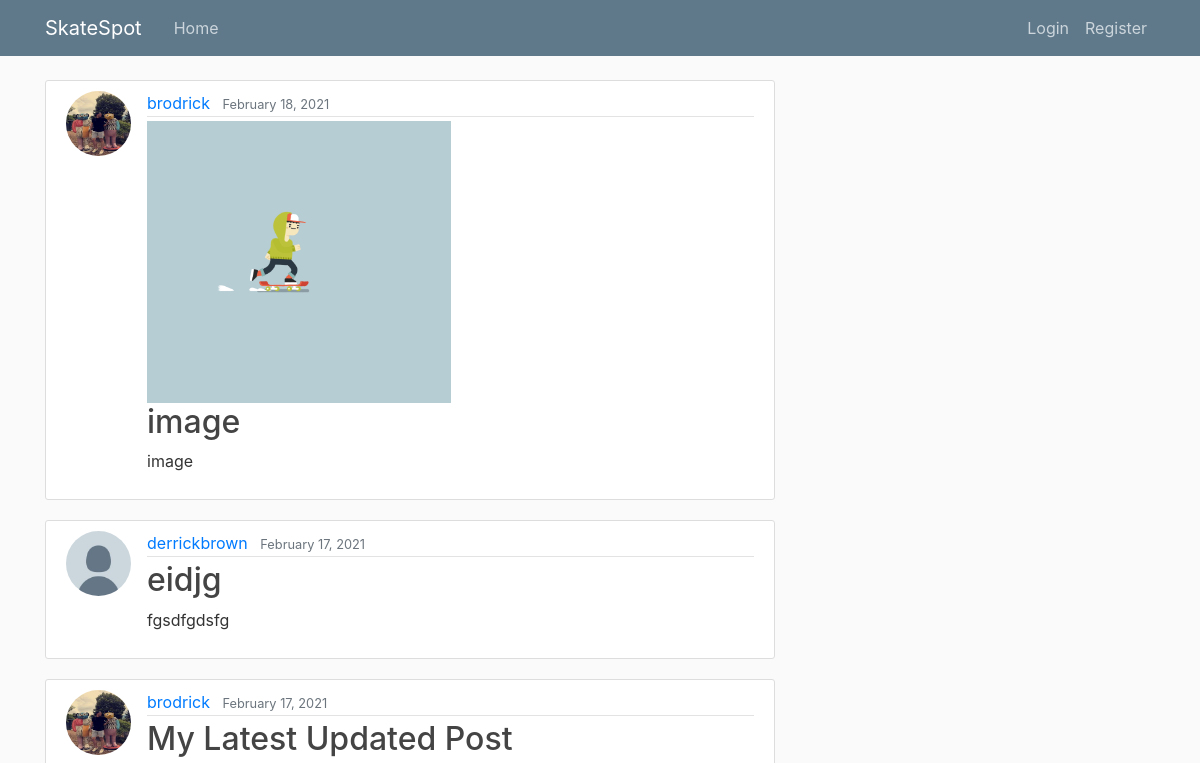
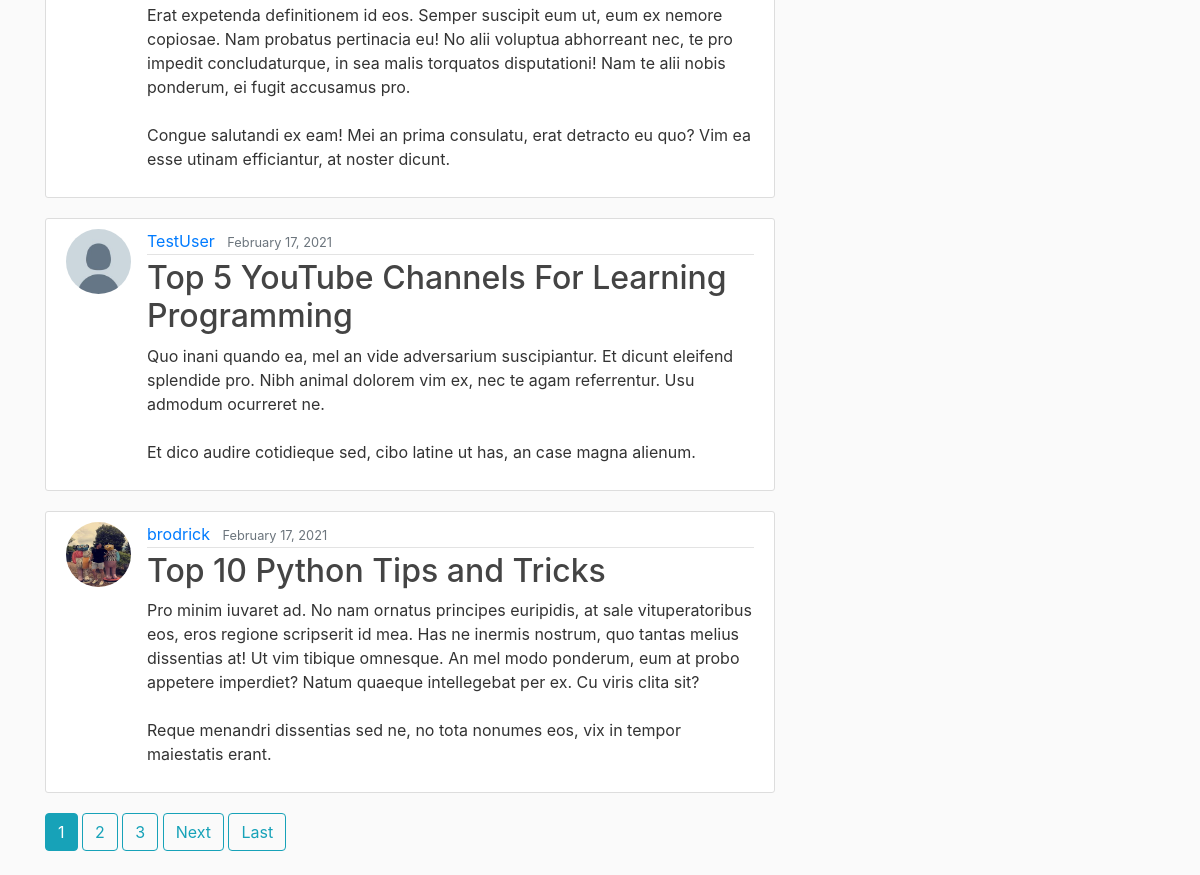
Before: / with the older database file (2 pictures, top to bottom).
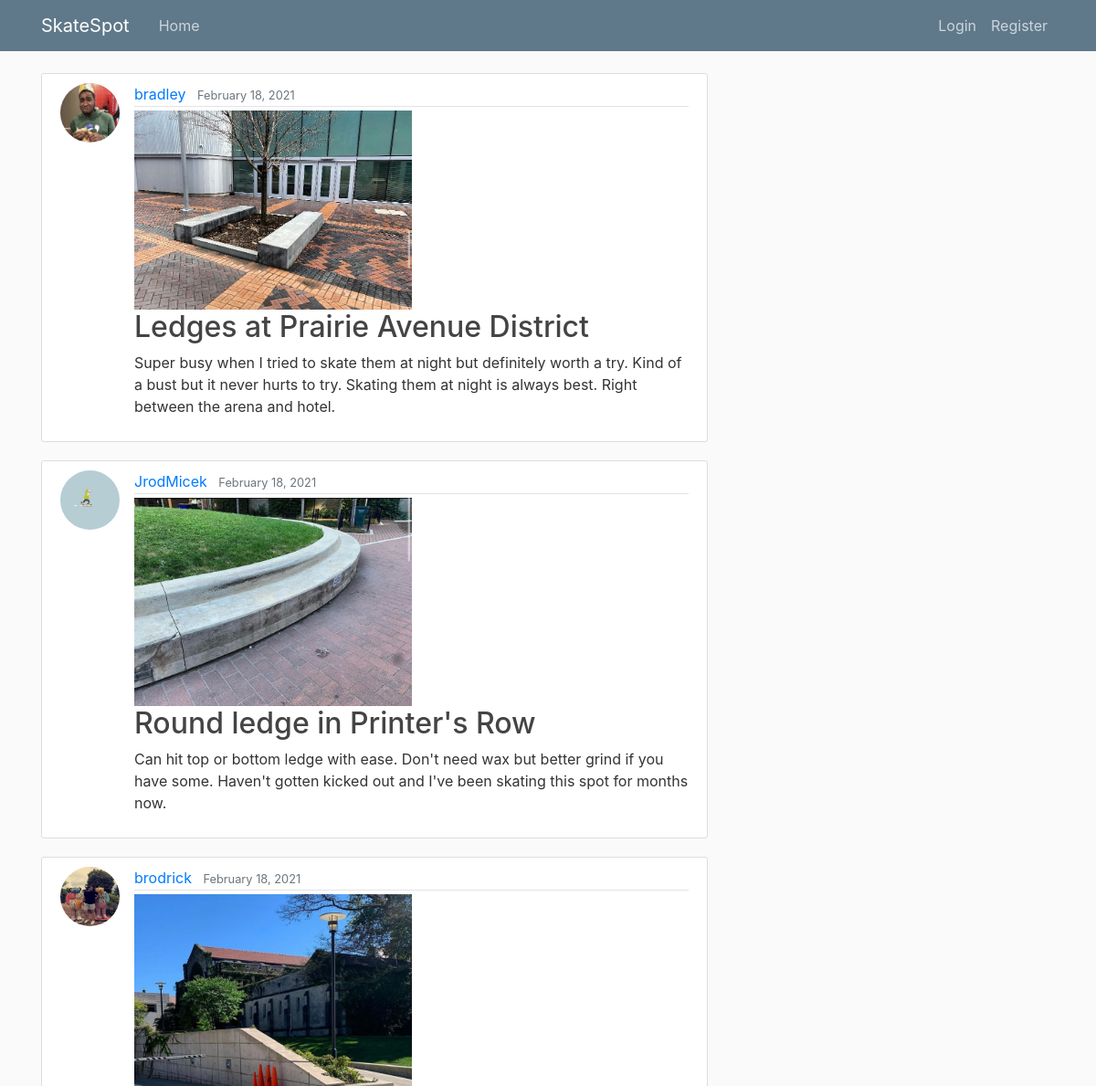
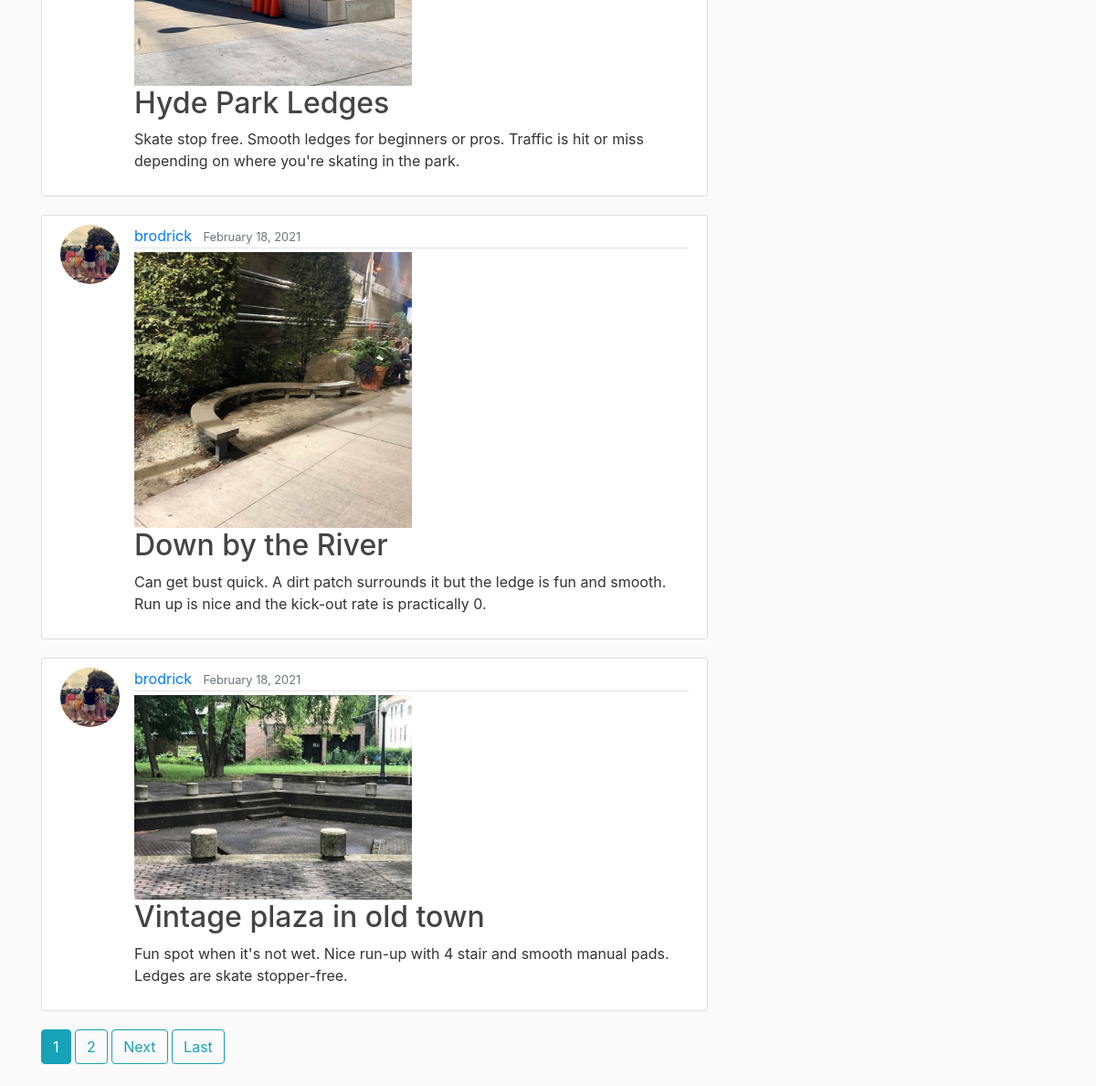
After: the same page with the newer database file (2 pictures, top to bottom).
### blog/models.py (models this page shows, shortened)
class Post(models.Model):
    title = models.CharField(max_length=100)
    content = models.TextField()
    address = models.CharField(max_length=100, default='address')
    date_posted = models.DateTimeField(default=timezone.now)
    author = models.ForeignKey(User, on_delete=models.CASCADE)
    image = models.ImageField(default='default.jpg', upload_to='blog_images')

### users/models.py (models this page shows, shortened)
class Profile(models.Model):
    user = models.OneToOneField(User, on_delete=models.CASCADE)
    image = models.ImageField(default='default.jpg', upload_to='profile_pics')

### blog/views.py (the view)
# urls.py: path('', PostListView.as_view(), name='blog-home'),
class PostListView(ListView):
    model = Post
    template_name = "blog/home.html"
    context_object_name = 'posts'
    ordering = ['-date_posted']
    paginate_by = 5

### blog/templates/blog/home.html (shortened to what this page needs)
{% extends 'blog/base.html' %} {% block content %} {% for post in posts %}
<article class="media content-section">
  <img
    class="rounded-circle article-img"
    src="{{post.author.profile.image.url}}"
    alt="profile image"
  />
  <div class="media-body">
    <div class="article-metadata">
      <a class="mr-2" href="{% url 'user-posts' post.author.username %}">{{ post.author }}</a>
      <small class="text-muted">{{ post.date_posted|date:"F d, Y" }}</small>
    </div>
    {% if post.image.url != "/media/default.jpg" %}
    <a class="article-title" href="{% url 'post-detail' post.id %}">
      <img
        style="width: 50%; height: 50%"
        class="img-responsive"
        src="{{ post.image.url }}"
      />
    </a>
    {% endif %}
    <h2>
      <a class="article-title" href="{% url 'post-detail' post.id %}"
        >{{ post.title }}</a
      >
    </h2>
    <p class="article-content">{{ post.content }}</p>
  </div>
</article>
{% endfor %}
{% if is_paginated %}
    {% for num in page_obj.paginator.page_range %}
      {% if page_obj.number == num %}
        <a class="btn btn-info mb-4" href="?page={{num}}">{{num}}</a>
      {% elif num > page_obj.number|add:'-3' and num < page_obj.number|add:'3'%}
        <a class="btn btn-outline-info mb-4" href="?page={{num}}">{{num}}</a>
      {% endif %}
    {% endfor %}
    {%if page_obj.has_next%}
    <a class="btn btn-outline-info mb-4" href="?page={{page_obj.next_page_number}}">Next</a>
    <a class="btn btn-outline-info mb-4" href="?page={{page_obj.paginator.num_pages}}">Last</a>
    {%endif%}
{%endif %}
{% endblock content %}

### blog/templates/blog/base.html (shortened to what this page needs)
{% load static %}
<!DOCTYPE html>
<html>
  <head>
    <link
      rel="stylesheet"
      href="https://maxcdn.bootstrapcdn.com/bootstrap/4.0.0/css/bootstrap.min.css"
    />
    <link
      rel="stylesheet"
      type="text/css"
      href="{% static 'blog/main.css' %}"
    />
  </head>
  <body>
    <header class="site-header">
      <nav class="navbar navbar-expand-md navbar-dark bg-steel fixed-top">
        <div class="container">
          <a class="navbar-brand mr-4" href="{% url 'blog-home' %}">SkateSpot
            </a>
          <div class="collapse navbar-collapse" id="navbarToggle">
            <div class="navbar-nav mr-auto">
              <a class="nav-item nav-link" href="{% url 'blog-home' %}">Home</a>
            </div>
            <div class="navbar-nav">
              {% if user.is_authenticated %}
              <a class="nav-item nav-link" href="{% url 'post-create' %}"
                >New Post</a
              >
              <a class="nav-item nav-link" href="{% url 'logout' %}">Logout</a>
              <a class="nav-item nav-link" href="{% url 'profile' %}">
                Profile
              </a>
              {% else %}
              <a class="nav-item nav-link" href="{% url 'login' %}">Login</a>
              <a class="nav-item nav-link" href="{% url 'register' %}"
                >Register</a
              >
              {% endif %}
            </div>
          </div>
        </div>
      </nav>
    </header>
    <main role="main" class="container">
      <div class="row">
        <div class="col-md-8">
           {% block content %}{% endblock %}
        </div>
      </div>
    </main>
  </body>
</html>

### blog/static/blog/main.css (style rules this page uses)
body { background: #fafafa; color: #333333; margin-top: 5rem; }
h1, h2, h3, h4, h5, h6 { color: #444444; }
.bg-steel { background-color: #5f788a; }
.site-header .navbar-nav .nav-link { color: #cbd5db; }
.content-section { background: #ffffff; padding: 10px 20px; border: 1px solid #dddddd; border-radius: 3px; margin-bottom: 20px; }
.article-title { color: #444444; }
.article-content { white-space: pre-line; }
.article-img { height: 65px; width: 65px; margin-right: 16px; }
.article-metadata { padding-bottom: 1px; margin-bottom: 4px; border-bottom: 1px solid #e3e3e3; }

Changed rows visible on the page:
removed Post: author.profile.image (picture), author "brodrick", date_posted "February 18, 2021", image (picture), title "image", content "image"
removed Post: author.profile.image (placeholder picture), author "derrickbrown", date_posted "February 17, 2021", title "eidjg", content "fgsdfgdsfg"
removed Post: author.profile.image (picture), author "brodrick", date_posted "February 17, 2021", title "My Latest Updated Post", content "Erat expetenda definitionem id eos. Semper suscipit eum ut, eum ex nemore copiosae. Nam probatus pertinacia eu! No alii voluptua abhorreant nec, te pro impedit concludaturque, in sea malis torquatos disputationi! Nam te alii nobis ponderum, ei fugit accusamus pro. Congue salutandi ex eam! Mei an prima consulatu, erat detracto eu quo? Vim ea esse utinam efficiantur, at noster dicunt."
removed Post: author.profile.image (placeholder picture), author "TestUser", date_posted "February 17, 2021", title "Top 5 YouTube Channels For Learning Programming", content "Quo inani quando ea, mel an vide adversarium suscipiantur. Et dicunt eleifend splendide pro. Nibh animal dolorem vim ex, nec te agam referrentur. Usu admodum ocurreret ne. Et dico audire cotidieque sed, cibo latine ut has, an case magna alienum."
removed Post: author.profile.image (picture), author "brodrick", date_posted "February 17, 2021", title "Top 10 Python Tips and Tricks", content "Pro minim iuvaret ad. No nam ornatus principes euripidis, at sale vituperatoribus eos, eros regione scripserit id mea. Has ne inermis nostrum, quo tantas melius dissentias at! Ut vim tibique omnesque. An mel modo ponderum, eum at probo appetere imperdiet? Natum quaeque intellegebat per ex. Cu viris clita sit? Reque menandri dissentias sed ne, no tota nonumes eos, vix in tempor maiestatis erant."
added Post: author.profile.image (picture), author "bradley", date_posted "February 18, 2021", image (picture), title "Ledges at Prairie Avenue District", content "Super busy when I tried to skate them at night but definitely worth a try. Kind of a bust but it never hurts to try. Skating them at night is always best. Right between the arena and hotel."
added Post: author.profile.image (picture), author "JrodMicek", date_posted "February 18, 2021", image (picture), title "Round ledge in Printer's Row", content "Can hit top or bottom ledge with ease. Don't need wax but better grind if you have some. Haven't gotten kicked out and I've been skating this spot for months now."
added Post: author.profile.image (picture), author "brodrick", date_posted "February 18, 2021", image (picture), title "Hyde Park Ledges", content "Skate stop free. Smooth ledges for beginners or pros. Traffic is hit or miss depending on where you're skating in the park."
added Post: author.profile.image (picture), author "brodrick", date_posted "February 18, 2021", image (picture), title "Down by the River", content "Can get bust quick. A dirt patch surrounds it but the ledge is fun and smooth. Run up is nice and the kick-out rate is practically 0."
added Post: author.profile.image (picture), author "brodrick", date_posted "February 18, 2021", image (picture), title "Vintage plaza in old town", content "Fun spot when it's not wet. Nice run-up with 4 stair and smooth manual pads. Ledges are skate stopper-free."
Other visible differences:
list line gone: "3"
